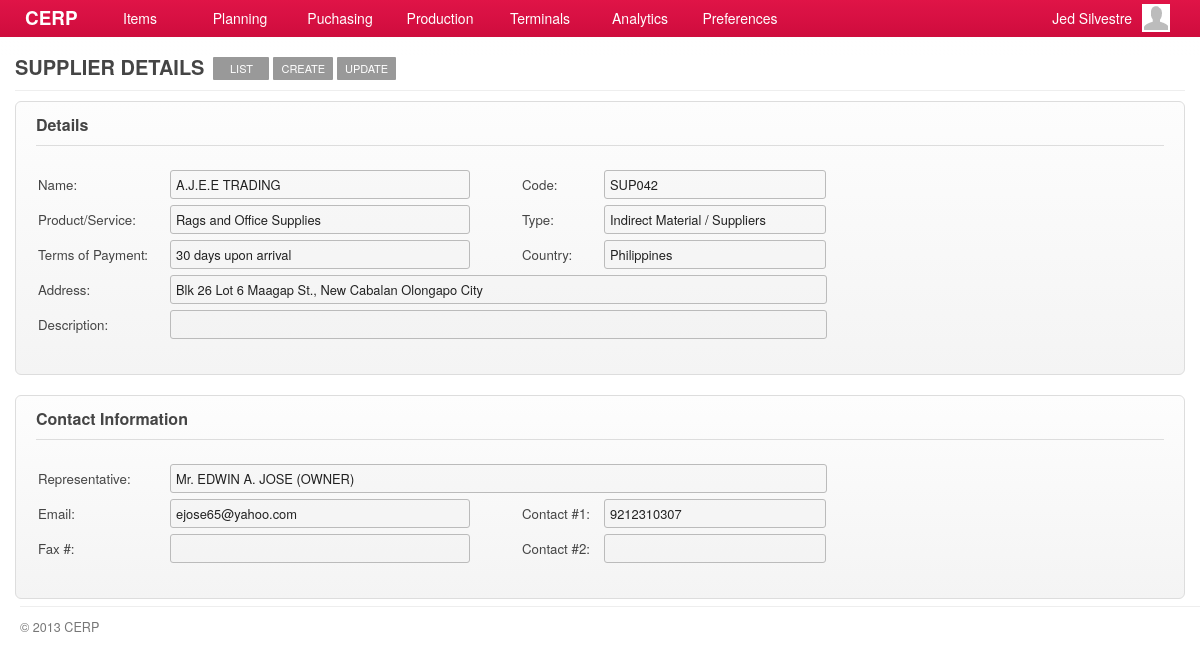
/account/suppliers-show.php?sid=42 (signed in), run on the app's committed database.
### tables this page shows
CREATE TABLE `capabilities` (
  `id` int(11) NOT NULL AUTO_INCREMENT,
  `title` varchar(45) DEFAULT NULL,
  `name` varchar(45) DEFAULT NULL,
  `capability` varchar(45) DEFAULT NULL,
  `url` varchar(45) DEFAULT NULL,
  `parent` int(11) DEFAULT NULL,
  PRIMARY KEY (`id`)
);

CREATE TABLE `suppliers` (
  `id` int(11) NOT NULL AUTO_INCREMENT,
  `supplier_code` varchar(45) DEFAULT NULL,
  `name` varchar(100) DEFAULT NULL,
  `address` varchar(100) DEFAULT NULL,
  `country` int(11) DEFAULT NULL,
  `representative` varchar(100) DEFAULT NULL,
  `contact_no1` varchar(45) DEFAULT NULL,
  `contact_no2` varchar(45) DEFAULT NULL,
  `fax_no` varchar(45) DEFAULT NULL,
  `email` varchar(45) DEFAULT NULL,
  `supplier_type` int(11) DEFAULT NULL,
  `product_service` int(11) DEFAULT NULL,
  `term_of_payment` int(11) DEFAULT NULL,
  `description` tinytext,
  `created_at` timestamp NULL DEFAULT NULL,
  `updated_at` timestamp NULL DEFAULT NULL,
  PRIMARY KEY (`id`)
);

CREATE TABLE `lookups` (
  `id` int(11) NOT NULL AUTO_INCREMENT,
  `code` varchar(7) DEFAULT NULL,
  `description` varchar(45) DEFAULT NULL,
  `parent` varchar(6) DEFAULT NULL,
  `created_at` timestamp NULL DEFAULT NULL,
  `updated_at` timestamp NULL DEFAULT NULL,
  PRIMARY KEY (`id`)
);

### include/general.class.php (called while the page is built, shortened)
<?php
require('database.class.php');
require('capabilities.class.php');
require('role.class.php');
$DB				= new MySQL;
  $DB->database	= "cerpdb";
  $DB->username	= "cerpuser";
  $DB->password	= "cerpuser";
  $DB->hostname	= "localhost";
$Capabilities	= new Capabilities($DB);
$Signed			= $_SESSION['user'];
$Role		= new Role($DB, $Signed['id']);
?>

### include/role.class.php (called while the page is built, shortened)
<?php
class Role
{
	private $DB;
	private $user_id;
	function Role($db, $uid) {
  	$this->DB = $db;
		$this->user_id = $uid;
  }
	function isCapableByName($cap_name) {
		foreach ($this->getUserRoles() as $user_role) {
			$result = $this->DB->Find('role_capabilities', array(
						  			'columns' 		=> 'role_capabilities.*',
						  			'joins' => 'INNER JOIN capabilities ON capabilities.id = role_capabilities.capability_id',
						  	    'conditions' 	=> 'capabilities.capability="'. $cap_name .'" AND role_id='. $user_role['role_id']));
			if(isset($result)) {
				return TRUE;
			}
		}
	}
	function getUserRoles() {
		$result = $this->DB->Get('user_roles', array(
						  			'columns' 		=> 'user_roles.role_id, roles.name',
						  			'joins' => 'INNER JOIN roles ON roles.id = user_roles.role_id',
						  	    'conditions' 	=> 'user_roles.user_id='. $this->user_id));
		if(isset($result)) {
			return $result;
		}
	}
}

### include/database.class.php (called while the page is built, shortened)
<?php
class MySQL {
  public $username	= "cerpuser";
  public $password	= "cerpuser";
  public $hostname	= "localhost";
  public function Connect() {
    $conn = mysql_connect($this->hostname, $this->username, $this->password) or die("<br/><span class='notice'><p class='error'><strong>ERROR!</strong> Unable to connect to MySQL! </p></span>");
    return $conn;
  }
  public function Query($sql) {
  	$conn = $this->Connect();
    $result = mysql_query($sql, $conn);
	return $result;
  }
	function Find($table, $args='') {
  	if (isset($args)) {
  	  $args['columns'] = (isset($args['columns']) ? $args['columns'] : '*');
  	  $args['joins'] = (isset($args['joins']) ? $args['joins'] : '');
	 	 	$args['conditions'] = ($args['conditions'] == '' ? '' : 'where '.$args['conditions']);
		}
		$sql = "SELECT ".$args['columns']." FROM ".$table." ".$args['joins']." ".$args['conditions'];
		$row = $this->IsEmpty($this->Query($sql));
		return mysql_fetch_array($row);
  }
  function Get($table, $args='') {
  	if (isset($args)) {
  	  $args['columns'] = (isset($args['columns']) ? $args['columns'] : '*');
  	  $args['joins'] = (isset($args['joins']) ? $args['joins'] : '');
		  $args['conditions'] = ($args['conditions'] == '' ? '' : 'WHERE '.$args['conditions']);
  	  $args['order'] = (isset($args['order']) ? ' ORDER BY '.$args['order'] : '');
  	  $args['limit'] = (isset($args['limit']) ? ' LIMIT '.$args['limit'] : '');
  	  $args['group'] = (isset($args['group']) ? ' GROUP BY '.$args['group'] : '');
		}
		$data = array();
		$sql = "SELECT ".$args['columns']." FROM ".$table." ".$args['joins']." ".$args['conditions']." ".$args['group']." ".$args['order']." ".$args['limit'];
		$result = $this->IsEmpty($this->Query($sql));
		if(!empty($result)) {
	      while ($row = mysql_fetch_array($result)) {
	        $data[] = $row;
	      }
		}
		return $data;
  }
  private function IsEmpty($result) {
    if(mysql_num_rows($result) > 0) return $result;
    return null;
  }
}

### include/capabilities.class.php (called while the page is built, shortened)
<?php
class Capabilities {
  private $DB;
	public $All;
	function Capabilities($db) {
		$this->DB = $db;
		$this->GetCapabilities();
	}
  function GetTitle() {
    global $capability_key;
	return $this->All[$capability_key]['title'];
  }
	function GetCapabilities() {
		$capabilities = $this->DB->Get('capabilities', array(
					  			'columns' 		=> 'id, capability, title, name, parent, url',
					  	    'conditions' 	=> 'parent IS NOT null ORDER BY parent'));
		$all = array();
		foreach ($capabilities as $cap) {
			$all[$cap['capability']] = array('title' => $cap['title'],'name' => $cap['name'], 'url' => $cap['url'], 'parent' => $cap['parent']);
		}
		$this->All = $all;
	}
}

### account/suppliers-show.php (the view, shortened to what this page needs)
<?php
  $capability_key = 'show_supplier';
  require('header.php');
	$allowed = $Role->isCapableByName($capability_key);
	if(!$allowed) {
		require('inaccessible.php');
	}else{
	  if(isset($_GET['sid'])) {
	  	$supplier = $DB->Find('suppliers', array(
	  		'columns' => 'suppliers.*, lookups1.description AS supplier_type, lookups2.description AS product_service,
											lookups3.description AS term_of_payment, lookups4.description AS country',
				'joins' => 'LEFT OUTER JOIN lookups AS lookups1 ON lookups1.id = suppliers.supplier_type
										LEFT OUTER JOIN lookups AS lookups2 ON lookups2.id = suppliers.product_service
										LEFT OUTER JOIN lookups AS lookups3 ON lookups3.id = suppliers.term_of_payment
										LEFT OUTER JOIN lookups AS lookups4 ON lookups4.id = suppliers.country',
	  	    'conditions' => 'suppliers.id = '.$_GET['sid']
	  	  ));
	  }
?>
	<div id="page">
		<div id="page-title">
    	<h2>
      	<span class="title"><?php echo $Capabilities->GetTitle(); ?></span>
        <?php
				  echo '<a href="'.$Capabilities->All['suppliers']['url'].'" class="nav">'.$Capabilities->All['suppliers']['name'].'</a>';
				  echo '<a href="'.$Capabilities->All['add_supplier']['url'].'" class="nav">'.$Capabilities->All['add_supplier']['name'].'</a>';
				  echo '<a href="'.$Capabilities->All['edit_supplier']['url'].'?sid='.$_GET['sid'].'" class="nav">'.$Capabilities->All['edit_supplier']['name'].'</a>';
				?>
      </h2>
		</div>
		<div id="content">
			<form>
				<div class="form-container">
					<h3 class="form-title">Details</h3>
	        <table>
	           <tr>
	              <td width="130">Name:</td><td width="350"><input type="text" value="<?php echo $supplier['name'] ?>" class="text-field" style="width:288px;" disabled/></td>
	              <td width="80">Code:</td><td><input type="text" value="<?php echo $supplier['supplier_code'] ?>" class="text-field" style="width:210px;" disabled/></td>
	           </tr>
	           <tr>
	              <td>Product/Service:</td><td><input type="text" value="<?php echo $supplier['product_service'] ?>" class="text-field" style="width:288px;" disabled/></td>
	              <td>Type:</td><td><input type="text" value="<?php echo $supplier['supplier_type'] ?>" class="text-field" style="width:210px;" disabled/></td>
	           </tr>
	           <tr>
	              <td>Terms of Payment:</td><td><input type="text" value="<?php echo $supplier['term_of_payment'] ?>" class="text-field" style="width:288px;" disabled/></td>
	              <td>Country:</td><td><input type="text" value="<?php echo $supplier['country'] ?>" class="text-field" style="width:210px;" disabled/></td>
	           </tr>
	           <tr>
	              <td>Address:</td>
	              <td colspan="99">
	                <input type="text" value="<?php echo $supplier['address'] ?>" class="text-field" style="width:645px" disabled/>
	              </td>
	           </tr>
	           <tr>
	              <td>Description:</td>
	              <td colspan="99">
	                <input type="text" value="<?php echo $supplier['description'] ?>" class="text-field" style="width:645px" disabled/>
	              </td>
	           </tr>
	           <tr><td height="5" colspan="99"></td></tr>
	        </table>
				</div>
        <br/>
        <div class="form-container">
					<h3 class="form-title">Contact Information</h3>
	        <table>
	           <tr>
	              <td width="130">Representative:</td>
	              <td width="80" colspan="99">
	                <input type="text" value="<?php echo $supplier['representative'] ?>" class="text-field" style="width:645px" disabled/>
	              </td>
	           </tr>
	           <tr>
	              <td width="130">Email:</td><td width="350"><input type="text" value="<?php echo $supplier['email'] ?>" class="text-field" style="width:288px;" disabled/></td>
	              <td width="80">Contact #1:</td><td><input type="text" value="<?php echo $supplier['contact_no1'] ?>" class="text-field" style="width:210px;" disabled/></td>
	           </tr>
	           <tr>
	              <td>Fax #:</td><td><input type="text" value="<?php echo $supplier['fax_no'] ?>" class="text-field" style="width:288px;" disabled/></td>
	              <td>Contact #2:</td><td><input type="text" value="<?php echo $supplier['contact_no2'] ?>" class="text-field" style="width:210px;" disabled/></td>
	           </tr>
	           <tr><td height="5" colspan="99"></td></tr>
	        </table>
				</div>
     </form>
		</div>
	</div>
<?php }
require('footer.php'); ?>

### stylesheets/main.css (style rules this page uses)
*, html, body { margin:0;padding:0; }
html { font-size: 100%; -webkit-text-size-adjust: 100%; -ms-text-size-adjust: 100%; }
body { margin: 0; font-family:"Helvetica Neue", Helvetica, Arial, sans-serif; font-size:14px; line-height:20px; color:#454545; background-color:#ffffff; }
h1, h2, h3, h4 { padding:0 0 5px; margin:0 0 10px; }
h2 { font-size:20px; }
h3 { font-size:16px; }
#page { background-color:#ffffff; font-size:95%; }
#content { padding:0 15px; min-height: 500px; }
#page-title { margin:0 15px 10px; padding:57px 0 0; border-bottom:solid 1px #eeeeee; }
#page-title h2 { margin:0; padding:0 0 10px; }
#page-title h2 .title { float:left; padding-right:5px; text-transform:uppercase; }
#page-title h2 .nav { float:left; display:block; margin:0 0 0 4px; padding:6px 8px; background-color:#999999; color:#ffffff; font-weight:normal; font-size:11px; line-height:11px; cursor:pointer; -webkit-border-radius:1px; -moz-border-radius:1px; border-radius:1px; text-transform:uppercase; min-width:40px; text-align: center; }

### stylesheets/form.css (style rules this page uses)
form { margin:0 0 10px; }
form table tr th, form table tr td { padding:2px 0; }
.form-container { padding:20px; border:solid 1px #dddddd; background-color:#f9f9f9; background-image:-moz-linear-gradient(top, #fdfdfd, #f4f4f4); background-image:-webkit-gradient(linear, 0 0, 0 100%, from(#fdfdfd), to(#f4f4f4)); background-image:-webkit-linear-gradient(top, #fdfdfd, #f4f4f4); background-image:-o-linear-gradient(top, #fdfdfd, #f4f4f4); background-image:linear-gradient(to bottom, #fdfdfd, #f4f4f4); -webkit-border-radius:6px; -moz-border-radius:6px; border-radius:6px; }
.form-title { margin:-7px 0 20px; padding:0 0 10px; border-bottom:solid 1px #dddddd; }
input, textarea, select { padding:4px 5px; border:solid 1px #bbbbbb; color:#222222; font-size:97%; font-family:"Helvetica Neue", Helvetica, Arial, sans-serif; -webkit-border-radius:3px; -moz-border-radius:3px; border-radius:3px; }
input.text-field { width:180px; }

### data on the page
capabilities: title "SUPPLIER DETAILS"
capabilities: name "LIST"
capabilities: name "CREATE"
capabilities: name "UPDATE"
suppliers: name "A.J.E.E TRADING", supplier_code "SUP042", description "Rags and Office Supplies", description "Indirect Material / Suppliers", description "30 days upon arrival", description "Philippines", address "Blk 26 Lot 6 Maagap St., New Cabalan Olongapo City", representative "Mr. EDWIN A. JOSE (OWNER)", email "ejose65@yahoo.com", contact_no1 "9212310307"

### other printed values
$Signed['first_name'] "Jed"
$Signed['last_name'] "Silvestre"
